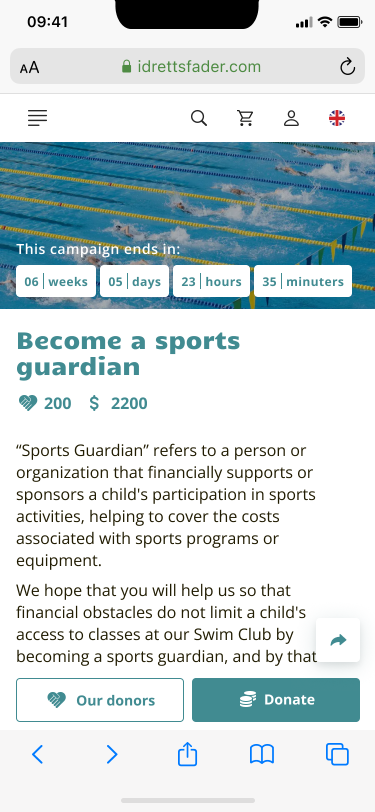
#> input picture tools/sport-guardian/figma/2x/mobile-82411.png, 750 x 1624 px (shown at 1/2 size)
$ python mobile_frames.py
#> lines starting #> are read from the running program, lines starting #| are printed output that depends on the picture; after the words box and inside, x2 and y2 are one past the last pixel; in counts of white or black regions, pixels touching at a corner belong together
"""Frames for the phone that plays the donor flow (2026-10-13, her request: show the flow from the
tablet on the mobile view, with the bottom bar and its Donate button). 750 x 1624 each (375 x 812 at 2x).

Sources (her Figma file My-projects-new, 2x exports): view_idrettsfader_doner 3:82411 (the campaign
page with her bottom bar: Our donors, Donate; and the browser toolbar), 3:82469 (the donation form:
Private person / Company, Recurring, the amounts, Back and Donate), the main page 3:82273 (for the
scroll, via fix_screens.py), the payment cards 3:75350, 3:75437, 3:75581 and the Vipps card 3:75438 shown at full phone width
between the status/address bar and the browser toolbar (there are no mobile frames for these steps).
Run: python mobile_frames.py -> ../../assets/work/sport-guardian/m-*.webp
"""
import os
from PIL import Image, ImageDraw, ImageFont
HERE = os.path.dirname(os.path.abspath(__file__)); F = os.path.join(HERE, 'figma', '2x')
OUT = os.path.join(HERE, '..', '..', 'assets', 'work', 'sport-guardian')
TEAL = (65, 139, 145)
BOLD = ImageFont.truetype(os.path.join(HERE, 'fonts', 'OpenSans-Bold.ttf'), 31)

def save(im, name): im.convert('RGB').save(os.path.join(OUT, name+'.webp'), quality=86); print(name, im.size)

page = Image.open(os.path.join(F, 'mobile-82411.png')).convert('RGB')
form = Image.open(os.path.join(F, 'mobile-82469.png')).convert('RGB')
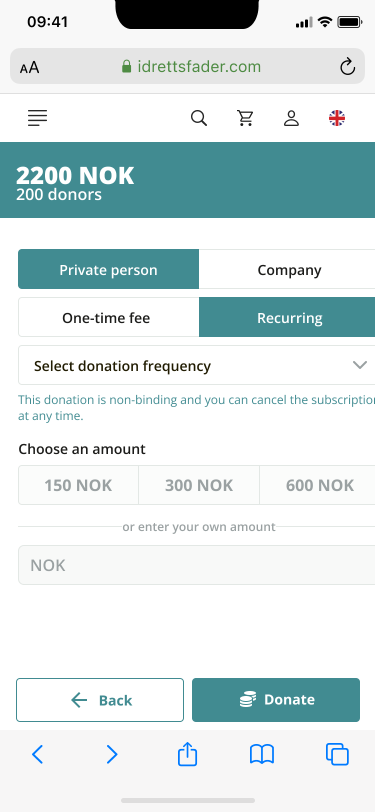
#> input picture tools/sport-guardian/figma/2x/mobile-82469.png, 750 x 1624 px (shown at 1/2 size)
# the bottom bar (Our donors, Donate) and the browser toolbar stay fixed over the scrolling page
save(page.crop((0, 1334, 750, 1624)), 'm-bar')
#> in save, `im.convert('RGB').save(os.path.join(OUT, name + '.webp'), quality=86)`:
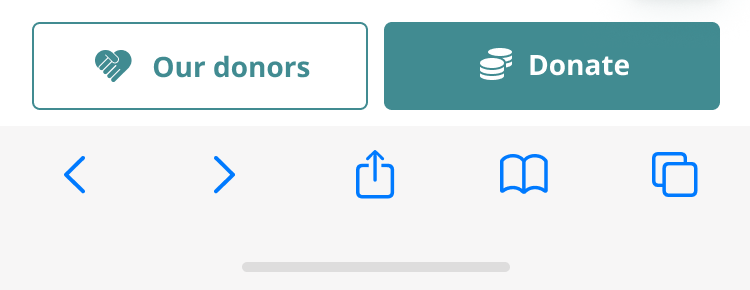
#> saved as m-bar.webp: PIL image 750x290 RGB; mean R, G, B 219.8, 231.3, 233.6
#| m-bar (750, 290)
# the donation form, redrawn with 16 pt side margins (2026-10-13, her request): in her frame 3:82469 the content
# is 362 pt wide from x 18, so it runs past the right edge, and Figma clips every export of it. Same layout, type
# (Open Sans), sizes and colours as her frame, drawn 343 pt wide from x 16 (686 px at 2x from x 32).
FT = lambda w, n: ImageFont.truetype(os.path.join(HERE, 'fonts', f'OpenSans-{w}.ttf'), n)
INK, LINE, MUTE, FIELD = (28, 28, 26), (227, 232, 229), (154, 161, 162), (251, 252, 251)
def ctext(d, box, t, f, fill):
    b = d.textbbox((0, 0), t, font=f); d.text(((box[0]+box[2]-(b[2]-b[0]))/2-b[0], (box[1]+box[3]-(b[3]-b[1]))/2-b[1]), t, font=f, fill=fill)
def pair(d, y, left, right, sel):
#> called with y = 498, left = 'Private person', right = 'Company', sel = 0
    for k, t in enumerate((left, right)):
        x0 = 32+k*343; box = (x0, y, x0+343, y+80); on = k == sel
        d.rounded_rectangle(box, 8, fill=TEAL if on else (255, 255, 255), outline=TEAL if on else LINE, width=2, corners=(k == 0, k == 1, k == 1, k == 0))
        ctext(d, box, t, FT('Regular', 30), (255, 255, 255) if on else INK)
def form_frame(freq=None, sel600=False, amount=False):
    """freq: None (placeholder), 'open' (the list is open) or the chosen frequency; amount: 600 typed in the field."""
    im = form.copy(); d = ImageDraw.Draw(im); d.rectangle((0, 284, 750, 1338), fill=(255, 255, 255))
    d.rounded_rectangle((32, 300, 718, 436), 16, fill=TEAL)
    d.text((64, 314), '2200 NOK', font=FT('Bold', 46), fill=(255, 255, 255)); d.text((64, 378), '200 donors', font=FT('Regular', 30), fill=(255, 255, 255))
    pair(d, 498, 'Private person', 'Company', 0)
    pair(d, 594, 'One-time fee', 'Recurring', 1)
    d.rounded_rectangle((32, 690, 718, 770), 8, fill=(255, 255, 255), outline=TEAL if freq == 'open' else LINE, width=2)
    d.text((64, 712), freq if freq not in (None, 'open') else 'Select donation frequency', font=FT('SemiBold', 30), fill=INK)
    chev = [(668, 736), (682, 722), (696, 736)] if freq == 'open' else [(668, 722), (682, 736), (696, 722)]
    d.line(chev, fill=(120, 126, 128), width=3)
    f = FT('Regular', 24)
    d.text((36, 786), 'This donation is non-binding and you can cancel', font=f, fill=TEAL)
    d.text((36, 818), 'the subscription at any time.', font=f, fill=TEAL)
    d.text((32, 880), 'Choose an amount', font=FT('SemiBold', 30), fill=INK)
    w = 686/3
    for k, t in enumerate(('150 NOK', '300 NOK', '600 NOK')):
        box = (round(32+k*w), 932, round(32+(k+1)*w), 1012); on = sel600 and k == 2
        d.rounded_rectangle(box, 8, fill=TEAL if on else FIELD, outline=TEAL if on else LINE, width=2, corners=(k == 0, k == 2, k == 2, k == 0))
        ctext(d, box, t, FT('Bold', 31), (255, 255, 255) if on else MUTE)
    b = d.textbbox((0, 0), 'or enter your own amount', font=f); tw = b[2]-b[0]
#> after `b = d.textbbox((0, 0), 'or enter your own amount', font=f)`: b = (0, 6, 315, 28)
#> after `tw = b[2] - b[0]`: tw = 315
    d.line([(32, 1056), (375-tw/2-16, 1056)], fill=LINE, width=2); d.line([(375+tw/2+16, 1056), (718, 1056)], fill=LINE, width=2)
    ctext(d, (32, 1040, 718, 1072), 'or enter your own amount', f, MUTE)
    d.rounded_rectangle((32, 1092, 718, 1172), 8, fill=FIELD, outline=TEAL if amount else LINE, width=2)
    if amount:  # choosing 600 NOK fills the amount field (her request)
        d.text((56, 1110), '600', font=FT('SemiBold', 30), fill=INK)
        nb = d.textbbox((0, 0), 'NOK', font=FT('Regular', 30)); d.text((694-(nb[2]-nb[0]), 1112), 'NOK', font=FT('Regular', 30), fill=MUTE)
    else:
        d.text((56, 1112), 'NOK', font=FT('Regular', 30), fill=MUTE)
    if freq == 'open':  # the frequency list, open over the hint and the amounts
        sh = Image.new('L', im.size, 0); ImageDraw.Draw(sh).rounded_rectangle((36, 784, 714, 784+4*72+8), 10, fill=70)
        from PIL import ImageFilter
        im.paste(Image.new('RGB', im.size, (30, 60, 64)), (0, 0), sh.filter(ImageFilter.GaussianBlur(12))); d = ImageDraw.Draw(im)
        d.rounded_rectangle((32, 776, 718, 776+4*72+8), 10, fill=(255, 255, 255), outline=LINE, width=2)
        for k, t in enumerate(('Monthly', 'Quarterly', 'Biannually', 'Annually')):
            y = 780+k*72
            if k == 0: d.rectangle((34, y, 716, y+72), fill=(232, 243, 243))
            d.text((64, y+18), t, font=FT('Regular', 30), fill=INK)
    return im
save(form_frame(), 'm-form-1')
#| m-form-1 (750, 1624)
save(form_frame('open'), 'm-form-open')
#> call 2 of form_frame, with freq = 'open', sel600 = False, amount = False
#> in form_frame (call 2), `sh = Image.new('L', im.size, 0)`: sh: PIL image 750x1624 L; every value is 0
#> in form_frame (call 2), `ImageDraw.Draw(sh).rounded_rectangle((36, 784, 714, 784 + 4 * 72 + 8),`:
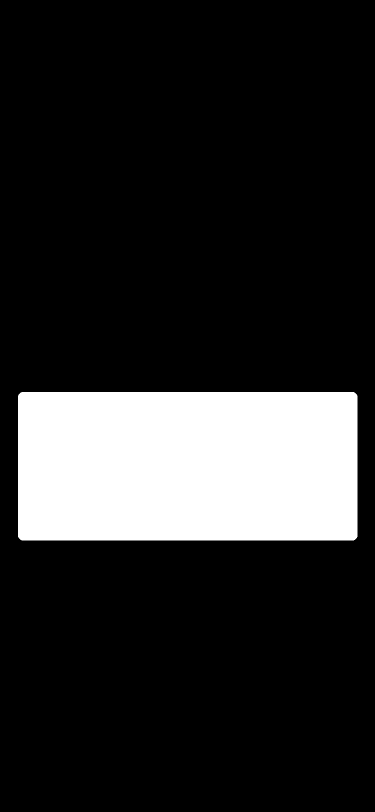
#> sh: PIL image 750x1624 L (shown at 1/2 size); values 0 (black) and 70 (white), 16.5% white; 1 white region, box (x1, y1, x2, y2) and area: (36, 784, 715, 1081) 201571
#> in form_frame (call 2), `im.paste(Image.new('RGB', im.size, (30, 60, 64)), (0, 0), sh.filter(Im`:
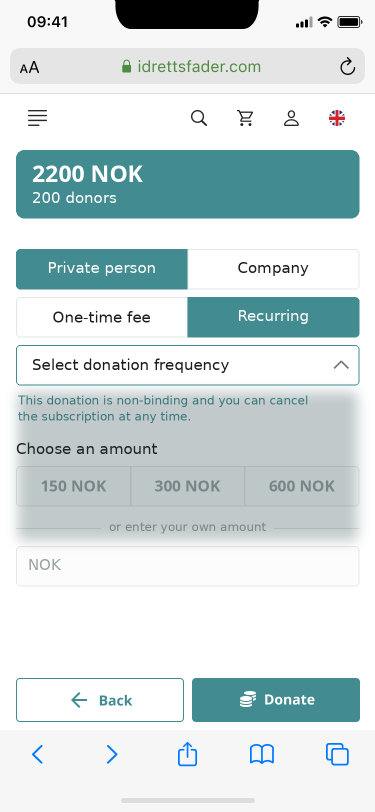
#> im: PIL image 750x1624 RGB (shown at 1/2 size); mean R, G, B 207.6, 220.1, 221.3
#| m-form-open (750, 1624)
save(form_frame('Monthly'), 'm-form-2')
#> call 4 of save, with name = 'm-form-2'
#> in save (call 4), `im.convert('RGB').save(os.path.join(OUT, name + '.webp'), quality=86)`:
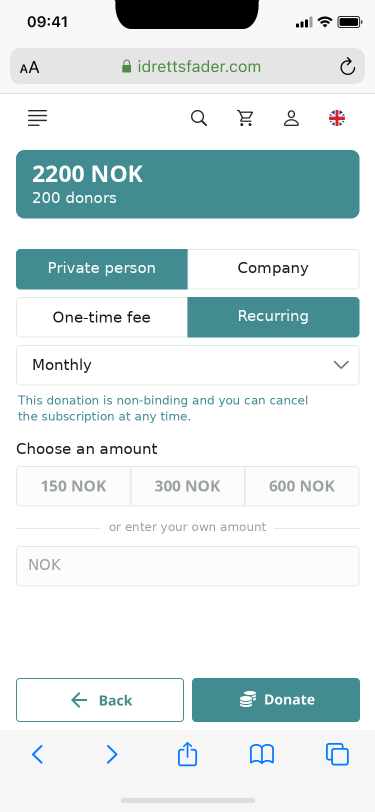
#> saved as m-form-2.webp: PIL image 750x1624 RGB (shown at 1/2 size); mean R, G, B 218.1, 229.2, 230.1
#| m-form-2 (750, 1624)
save(form_frame('Monthly', True, True), 'm-form-3')
#| m-form-3 (750, 1624)
# the payment steps: status + address bar on top, the card at full width, the toolbar at the bottom
top = page.crop((0, 0, 750, 186)); tool = page.crop((0, 1458, 750, 1624))
#> after `top = page.crop((0, 0, 750, 186))`:
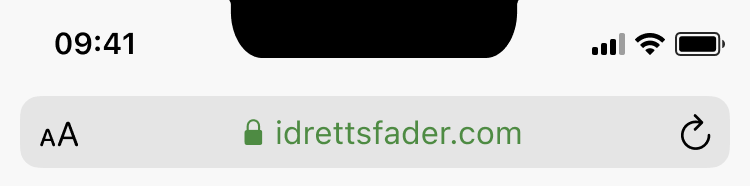
#> top: PIL image 750x186 RGB; mean R, G, B 206.3, 207.1, 206.1
#> after `tool = page.crop((0, 1458, 750, 1624))`:
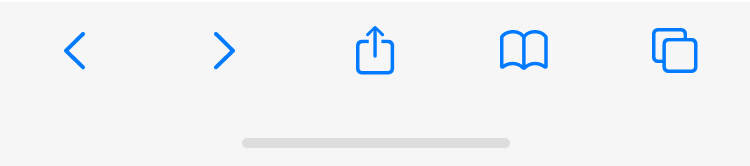
#> tool: PIL image 750x166 RGB; mean R, G, B 242.1, 243.3, 245.7
def phone_card(c):
    c = c.resize((750, 1193), Image.LANCZOS)
    im = Image.new('RGB', (750, 1624), (255, 255, 255)); im.paste(top, (0, 0)); im.paste(c, (0, 186)); im.paste(tool, (0, 1458)); return im
def fix_card_total(c):
    # her card frame says "Pay 630 NOK"; the total on Payment options is 603 NOK
    d = ImageDraw.Draw(c); d.rounded_rectangle((48, 1128, 771, 1215), 8, fill=TEAL)
    ctext(d, (48, 1128, 771, 1215), 'Pay 603 NOK', FT('Bold', 30), (255, 255, 255)); return c
for n, card in [(3, 'card-payment-method'), (4, 'card-credit-card'), (5, 'card-congrats')]:
#> (the run stopped early here; a loop or call above may not have finished)
